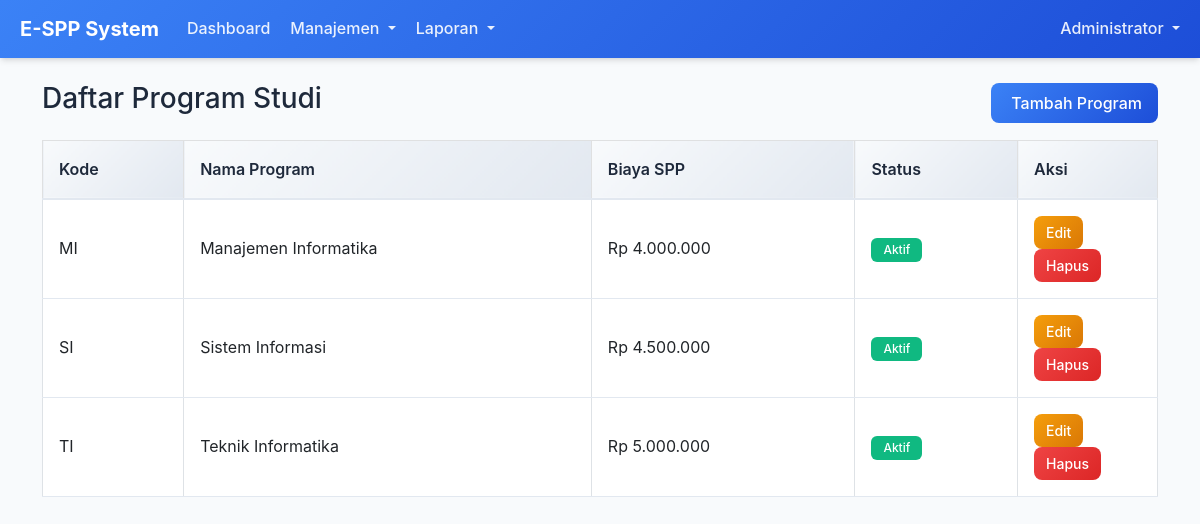
Page /pages/programs.php (signed in) on the committed database.
### tables this page shows
CREATE TABLE IF NOT EXISTS programs (
    id INT PRIMARY KEY AUTO_INCREMENT,
    program_code VARCHAR(20) UNIQUE NOT NULL,
    program_name VARCHAR(100) NOT NULL,
    description TEXT,
    tuition_fee DECIMAL(12,2) NOT NULL DEFAULT 0,
    is_active BOOLEAN DEFAULT TRUE,
    created_at TIMESTAMP DEFAULT CURRENT_TIMESTAMP,
    updated_at TIMESTAMP DEFAULT CURRENT_TIMESTAMP ON UPDATE CURRENT_TIMESTAMP
);

### includes/auth.php (called while the page is built, shortened)
<?php
function isLoggedIn() {
    return isset($_SESSION['is_logged_in']) && $_SESSION['is_logged_in'] === true;
}
function hasRole($roles) {
    if (is_array($roles)) {
        return in_array($_SESSION['role'], $roles);
    }
    return $_SESSION['role'] === $roles;
}
function getCurrentUser() {
    return [
        'id' => $_SESSION['user_id'],
        'username' => $_SESSION['username'],
        'email' => $_SESSION['email'],
        'role' => $_SESSION['role'],
        'full_name' => $_SESSION['full_name'],
        'nim' => $_SESSION['nim'],
        'program_id' => $_SESSION['program_id']
    ];
}

### functions/program_functions.php (called while the page is built, shortened)
<?php
function getPrograms($active_only = false) {
    $db = getDbConnection();
    try {
        $query = "SELECT * FROM programs";
        $query .= " ORDER BY program_name ASC";
        $stmt = $db->query($query);
        return $stmt->fetchAll();
    } catch (PDOException $e) {
        return [];
    }
}

### pages/programs.php (the view, shortened to what this page needs)
<?php
require_once __DIR__ . '/../includes/auth.php';
require_once __DIR__ . '/../functions/program_functions.php';
$programs = getPrograms();
$currentUser = getCurrentUser();
?>
<!DOCTYPE html>
<html lang="id">
<head>
    <link href="https://cdn.jsdelivr.net/npm/bootstrap@5.3.0/dist/css/bootstrap.min.css" rel="stylesheet">
    <link rel="stylesheet" href="../assets/css/style.css">
</head>
<body>
    <nav class="navbar navbar-expand-lg navbar-dark">
        <div class="container-fluid">
            <a class="navbar-brand" href="dashboard.php">
                <i class="fas fa-graduation-cap me-2"></i><?php echo APP_NAME; ?>
            </a>
            <div class="collapse navbar-collapse" id="navbarNav">
                <ul class="navbar-nav me-auto">
                    <li class="nav-item">
                        <a class="nav-link active" href="dashboard.php">
                            <i class="fas fa-tachometer-alt me-1"></i>Dashboard
                        </a>
                    </li>
                    <?php if (hasRole(['admin', 'staff'])): ?>
                        <li class="nav-item dropdown">
                            <a class="nav-link dropdown-toggle" href="#" role="button" data-bs-toggle="dropdown">
                                <i class="fas fa-users me-1"></i>Manajemen
                            </a>
                        </li>
                        <li class="nav-item dropdown">
                            <a class="nav-link dropdown-toggle" href="#" role="button" data-bs-toggle="dropdown">
                                <i class="fas fa-chart-bar me-1"></i>Laporan
                            </a>
                        </li>
                    <?php endif; ?>
                </ul>
                <ul class="navbar-nav">
                    <li class="nav-item dropdown">
                        <a class="nav-link dropdown-toggle" href="#" role="button" data-bs-toggle="dropdown">
                            <i class="fas fa-user-circle me-1"></i><?php echo htmlspecialchars($currentUser['full_name']); ?>
                        </a>
                    </li>
                </ul>
            </div>
        </div>
    </nav>
<div class="container py-4">
    <div class="d-flex justify-content-between align-items-center mb-3">
        <h3>Daftar Program Studi</h3>
        <button class="btn btn-primary" data-bs-toggle="modal" data-bs-target="#addModal">
            <i class="fas fa-plus me-1"></i>Tambah Program
        </button>
    </div>
    <table class="table table-bordered table-hover">
        <thead class="table-light">
            <tr>
                <th>Kode</th>
                <th>Nama Program</th>
                <th>Biaya SPP</th>
                <th>Status</th>
                <th width="140">Aksi</th>
            </tr>
        </thead>
        <tbody>
        <?php foreach ($programs as $p): ?>
            <tr>
                <td><?= htmlspecialchars($p['program_code']) ?></td>
                <td><?= htmlspecialchars($p['program_name']) ?></td>
                <td>Rp <?= number_format($p['tuition_fee'], 0, ',', '.') ?></td>
                <td>
                    <?php if ($p['is_active']): ?>
                        <span class="badge bg-success">Aktif</span>
                    <?php else: ?>
                        <span class="badge bg-secondary">Nonaktif</span>
                    <?php endif; ?>
                </td>
                <td>
                    <button class="btn btn-warning btn-sm" data-bs-toggle="modal" data-bs-target="#editModal<?= $p['id'] ?>">Edit</button>
                    <a href="?delete=<?= $p['id'] ?>" class="btn btn-danger btn-sm" onclick="return confirm('Yakin ingin menghapus?')">Hapus</a>
                </td>
            </tr>
        <?php endforeach; ?>
        </tbody>
    </table>
</div>
</body>
</html>

### assets/css/style.css (style rules this page uses)
:root { --primary-color: #3b82f6; --primary-dark: #1d4ed8; --secondary-color: #10b981; --danger-color: #ef4444; --warning-color: #f59e0b; --info-color: #06b6d4; --light-bg: #f8fafc; --dark-bg: #1e293b; --text-primary: #1e293b; --text-secondary: #64748b; --border-color: #e2e8f0; --shadow-sm: 0 1px 2px 0 rgb(0 0 0 / 0.05); --shadow-md: 0 4px 6px -1px rgb(0 0 0 / 0.1), 0 2px 4px -2px rgb(0 0 0 / 0.1); --shadow-lg: 0 10px 15px -3px rgb(0 0 0 / 0.1), 0 4px 6px -4px rgb(0 0 0 / 0.1); }
* { box-sizing: border-box; }
body { font-family: 'Inter', -apple-system, BlinkMacSystemFont, 'Segoe UI', Roboto, sans-serif; background-color: var(--light-bg); color: var(--text-primary); line-height: 1.6; }
.navbar { background: linear-gradient(135deg, var(--primary-color) 0%, var(--primary-dark) 100%); box-shadow: var(--shadow-md); }
.navbar-brand { font-weight: 700; font-size: 1.25rem; color: white !important; }
.navbar-nav .nav-link { color: rgba(255, 255, 255, 0.9) !important; font-weight: 500; transition: all 0.3s ease; }
.table { margin: 0; }
.table thead th { background: linear-gradient(135deg, #f8fafc 0%, #e2e8f0 100%); border-bottom: 2px solid var(--border-color); font-weight: 600; color: var(--text-primary); padding: 1rem; }
.table tbody tr { transition: all 0.2s ease; }
.table td { padding: 1rem; vertical-align: middle; border-bottom: 1px solid var(--border-color); }
.btn { border-radius: 8px; font-weight: 500; padding: 0.5rem 1rem; transition: all 0.3s ease; border: none; cursor: pointer; }
.btn-primary { background: linear-gradient(135deg, var(--primary-color) 0%, var(--primary-dark) 100%); color: white; }
.btn-danger { background: linear-gradient(135deg, var(--danger-color) 0%, #dc2626 100%); color: white; }
.btn-warning { background: linear-gradient(135deg, var(--warning-color) 0%, #d97706 100%); color: white; }
.btn-sm { padding: 0.375rem 0.75rem; font-size: 0.875rem; }
.badge { padding: 0.375rem 0.75rem; border-radius: 6px; font-size: 0.75rem; font-weight: 500; }
.bg-success { background-color: var(--secondary-color) !important; }

### rows in the picture
programs: program_code "MI", program_name "Manajemen Informatika", tuition_fee "4.000.000", is_active "Aktif"
programs: program_code "SI", program_name "Sistem Informasi", tuition_fee "4.500.000", is_active "Aktif"
programs: program_code "TI", program_name "Teknik Informatika", tuition_fee "5.000.000", is_active "Aktif"

### other values in the picture
APP_NAME "E-SPP System"
$currentUser['full_name'] "Administrator"
